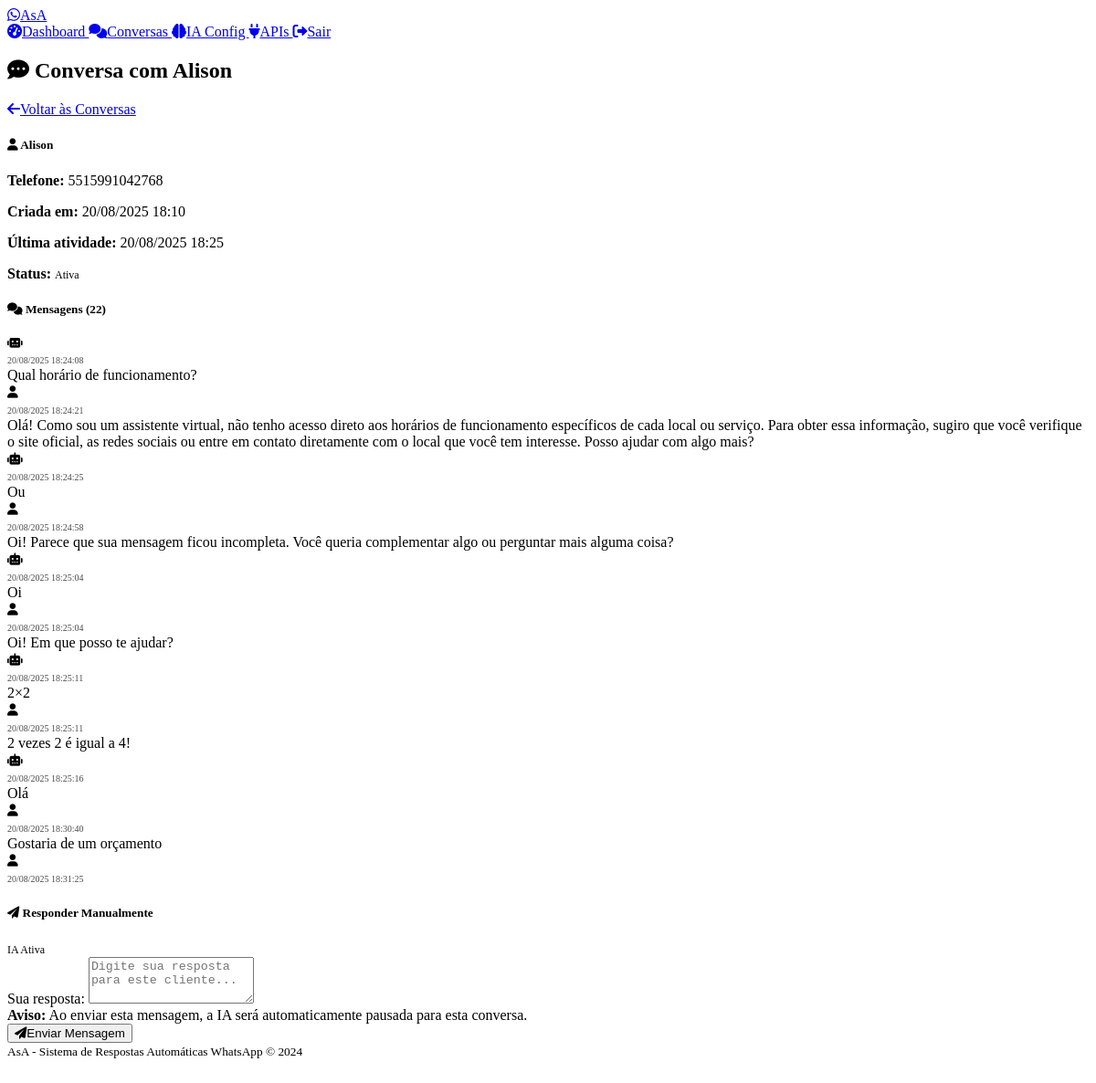
The page /admin/conversation/1 (signed in) on the database as committed earlier.
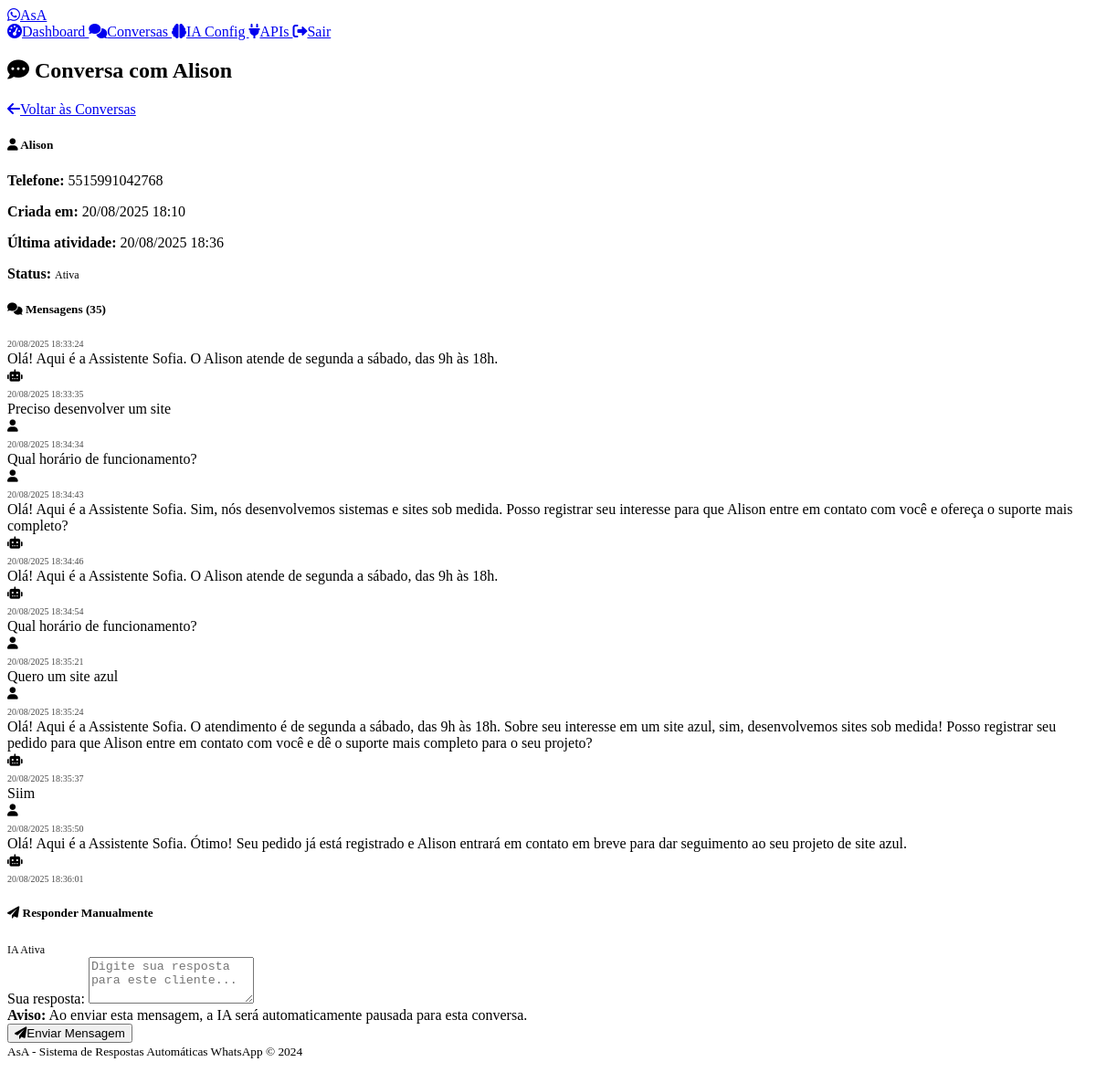
The same page on the database as committed later.
### models.py (models this page shows)
class Conversation(db.Model):
    id = db.Column(db.Integer, primary_key=True)
    phone_number = db.Column(db.String(20), nullable=False)
    contact_name = db.Column(db.String(100))
    created_at = db.Column(db.DateTime, default=datetime.utcnow)
    updated_at = db.Column(db.DateTime, default=datetime.utcnow, onupdate=datetime.utcnow)
    is_active = db.Column(db.Boolean, default=True)
    ai_paused = db.Column(db.Boolean, default=False)  # True when human takes over
    paused_at = db.Column(db.DateTime)  # When AI was paused
    messages = db.relationship('Message', backref='conversation', lazy=True, cascade='all, delete-orphan')

class Message(db.Model):
    id = db.Column(db.Integer, primary_key=True)
    conversation_id = db.Column(db.Integer, db.ForeignKey('conversation.id'), nullable=False)
    content = db.Column(db.Text, nullable=False)
    is_from_user = db.Column(db.Boolean, nullable=False)  # True if from user, False if from bot
    message_type = db.Column(db.String(20), default='text')  # text, image, audio, etc.
    timestamp = db.Column(db.DateTime, default=datetime.utcnow)
    response_type = db.Column(db.String(20))  # 'standard', 'ai', or None for user messages

### routes.py (the view)
    def decorated_function(*args, **kwargs):
        if not session.get('admin_logged_in'):
            return redirect(url_for('admin_login'))
        return f(*args, **kwargs)

### routes.py (called while the page is built)
def admin_required(f):
    def decorated_function(*args, **kwargs):
        if not session.get('admin_logged_in'):
            return redirect(url_for('admin_login'))
        return f(*args, **kwargs)
    decorated_function.__name__ = f.__name__
    return decorated_function

@app.route('/admin/conversation/<int:conversation_id>')
@admin_required
def view_conversation(conversation_id):
    conversation = Conversation.query.get_or_404(conversation_id)
    messages = Message.query.filter_by(
        conversation_id=conversation_id
    ).order_by(Message.timestamp.asc()).all()
    return render_template('conversation_detail.html',
                         conversation=conversation, messages=messages)

@app.context_processor
def inject_admin_status():
    return {'admin_logged_in': session.get('admin_logged_in', False)}

### templates/conversation_detail.html (shortened to what the changed rows need)
{% extends "base.html" %}
{% block content %}
<div class="d-flex justify-content-between align-items-center mb-4">
    <h2>
        <i class="fas fa-comment-dots me-2"></i>
        Conversa com {{ conversation.contact_name or 'Contato' }}
    </h2>
    <a href="{{ url_for('admin_conversations') }}" class="btn btn-outline-secondary">
        <i class="fas fa-arrow-left me-2"></i>Voltar às Conversas
    </a>
</div>
<div class="card mb-4">
    <div class="card-body">
        <div class="row">
            <div class="col-md-6">
                <h5 class="card-title">
                    <i class="fas fa-user me-2"></i>
                    {{ conversation.contact_name or 'Sem nome' }}
                </h5>
                <p class="card-text">
                    <strong>Telefone:</strong>
                    <span class="font-monospace">{{ conversation.phone_number }}</span>
                </p>
            </div>
            <div class="col-md-6">
                <p class="card-text">
                    <strong>Criada em:</strong>
                    {{ conversation.created_at.strftime('%d/%m/%Y %H:%M') }}
                </p>
                <p class="card-text">
                    <strong>Última atividade:</strong>
                    {{ conversation.updated_at.strftime('%d/%m/%Y %H:%M') }}
                </p>
                <p class="card-text">
                    <strong>Status:</strong>
                    {% if conversation.is_active %}
                        <span class="badge bg-success">Ativa</span>
                    {% else %}
                        <span class="badge bg-secondary">Inativa</span>
                    {% endif %}
                </p>
            </div>
        </div>
    </div>
</div>
<div class="card">
    <div class="card-header">
        <h5 class="mb-0">
            <i class="fas fa-comments me-2"></i>
            Mensagens ({{ messages|length }})
        </h5>
    </div>
    <div class="card-body">
        {% if messages %}
            <div class="chat-container" style="max-height: 600px; overflow-y: auto;">
                {% for message in messages %}
                <div class="message-item mb-3 {% if message.is_from_user %}message-user{% else %}message-system{% endif %}">
                    <div class="row">
                        <div class="col-{% if message.is_from_user %}8{% else %}8 offset-4{% endif %}">
                            <div class="card {% if message.is_from_user %}bg-primary{% else %}bg-secondary{% endif %}">
                                <div class="card-body py-2">
                                    <div class="d-flex justify-content-between align-items-start">
                                        <div class="message-content flex-grow-1">
                                            {{ message.content }}
                                        </div>
                                        <small class="text-{% if message.is_from_user %}light{% else %}muted{% endif %} ms-2">
                                            <i class="fas fa-{% if message.is_from_user %}user{% else %}robot{% endif %} me-1"></i>
                                        </small>
                                    </div>
                                    <div class="message-timestamp">
                                        <small class="text-{% if message.is_from_user %}light{% else %}muted{% endif %}">
                                            {{ message.timestamp.strftime('%d/%m/%Y %H:%M:%S') }}
                                        </small>
                                    </div>
                                </div>
                            </div>
                        </div>
                    </div>
                </div>
                {% endfor %}
            </div>
        {% else %}
            <div class="text-center py-5">
                <i class="fas fa-comment fa-5x text-muted mb-4"></i>
                <h4>Nenhuma mensagem encontrada</h4>
                <p class="text-muted">Esta conversa ainda não possui mensagens.</p>
            </div>
        {% endif %}
    </div>
</div>
{% endblock %}

Rows that differ between the two databases and show on the page:
no longer on this page (row unchanged): Message: is_from_user False (drawn), timestamp "20/08/2025 18:24:08"
no longer on this page (row unchanged): Message: content "Qual horário de funcionamento?", is_from_user True (drawn), timestamp "20/08/2025 18:24:21"
no longer on this page (row unchanged): Message: content "Olá! Como sou um assistente virtual, não tenho acesso direto aos horários de funcionamento específicos de cada local ou serviço. Para obter essa informação, sugiro que você verifique o site oficial, as redes sociais ou entre em contato diretamente com o local que você tem interesse. Posso ajudar com algo mais?", is_from_user False (drawn), timestamp "20/08/2025 18:24:25"
no longer on this page (row unchanged): Message: content "Ou", is_from_user True (drawn), timestamp "20/08/2025 18:24:58"
no longer on this page (row unchanged): Message: content "Oi! Parece que sua mensagem ficou incompleta. Você queria complementar algo ou perguntar mais alguma coisa?", is_from_user False (drawn), timestamp "20/08/2025 18:25:04"
no longer on this page (row unchanged): Message: content "Oi", is_from_user True (drawn), timestamp "20/08/2025 18:25:04"
no longer on this page (row unchanged): Message: content "Oi! Em que posso te ajudar?", is_from_user False (drawn), timestamp "20/08/2025 18:25:11"
no longer on this page (row unchanged): Message: content "2×2", is_from_user True (drawn), timestamp "20/08/2025 18:25:11"
no longer on this page (row unchanged): Message: content "2 vezes 2 é igual a 4!", is_from_user False (drawn), timestamp "20/08/2025 18:25:16"
no longer on this page (row unchanged): Message: content "Olá", is_from_user True (drawn), timestamp "20/08/2025 18:30:40"
no longer on this page (row unchanged): Message: content "Gostaria de um orçamento", is_from_user True (drawn), timestamp "20/08/2025 18:31:25"
changed Conversation "Alison": updated_at "20/08/2025 18:25" → "20/08/2025 18:36"
added Message: timestamp "20/08/2025 18:33:24"
added Message: content "Olá! Aqui é a Assistente Sofia. O Alison atende de segunda a sábado, das 9h às 18h.", is_from_user False (drawn), timestamp "20/08/2025 18:33:35"
added Message: content "Preciso desenvolver um site", is_from_user True (drawn), timestamp "20/08/2025 18:34:34"
added Message: content "Qual horário de funcionamento?", is_from_user True (drawn), timestamp "20/08/2025 18:34:43"
added Message: content "Olá! Aqui é a Assistente Sofia. Sim, nós desenvolvemos sistemas e sites sob medida. Posso registrar seu interesse para que Alison entre em contato com você e ofereça o suporte mais completo?", is_from_user False (drawn), timestamp "20/08/2025 18:34:46"
added Message: content "Olá! Aqui é a Assistente Sofia. O Alison atende de segunda a sábado, das 9h às 18h.", is_from_user False (drawn), timestamp "20/08/2025 18:34:54"
added Message: content "Qual horário de funcionamento?", is_from_user True (drawn), timestamp "20/08/2025 18:35:21"
added Message: content "Quero um site azul", is_from_user True (drawn), timestamp "20/08/2025 18:35:24"
added Message: content "Olá! Aqui é a Assistente Sofia. O atendimento é de segunda a sábado, das 9h às 18h. Sobre seu interesse em um site azul, sim, desenvolvemos sites sob medida! Posso registrar seu pedido para que Alison entre em contato com você e dê o suporte mais completo para o seu projeto?", is_from_user False (drawn), timestamp "20/08/2025 18:35:37"
added Message: content "Siim", is_from_user True (drawn), timestamp "20/08/2025 18:35:50"
added Message: content "Olá! Aqui é a Assistente Sofia. Ótimo! Seu pedido já está registrado e Alison entrará em contato em breve para dar seguimento ao seu projeto de site azul.", is_from_user False (drawn), timestamp "20/08/2025 18:36:01"
Other text that changed with them:
{{ messages|length }}: "22" → "35"
